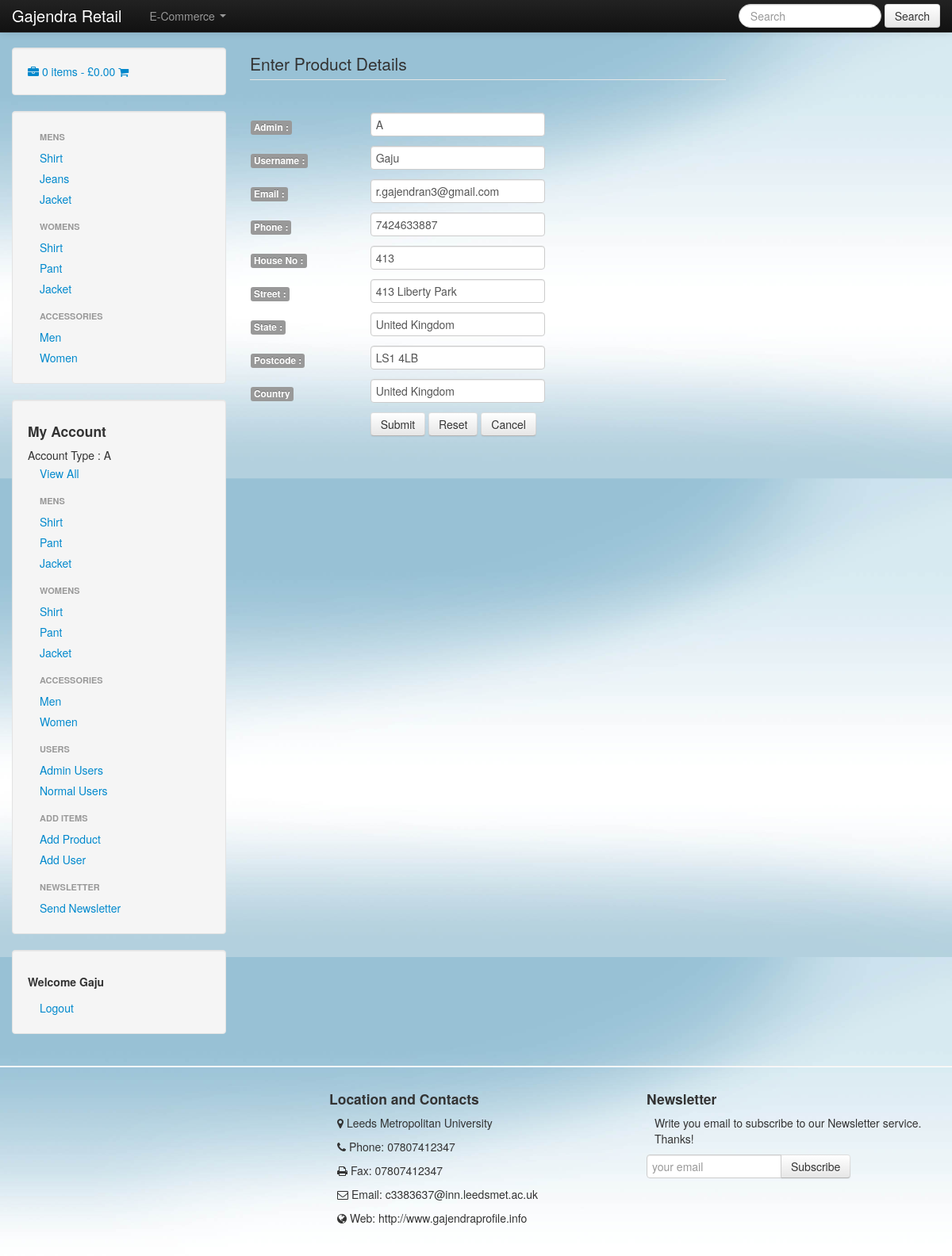
Page /myaccount.php?useramend=a&&userid=1 (signed in) on the committed database.
### tables this page shows
CREATE TABLE IF NOT EXISTS `users` (
  `id` int(11) NOT NULL AUTO_INCREMENT,
  `admin` char(1) NOT NULL,
  `username` varchar(255) NOT NULL,
  `password` varchar(300) NOT NULL,
  `question` varchar(500) NOT NULL,
  `answer` varchar(500) NOT NULL,
  `email` varchar(255) NOT NULL,
  `phone` varchar(255) NOT NULL,
  `house_no` varchar(255) NOT NULL,
  `street` varchar(255) NOT NULL,
  `state` varchar(255) NOT NULL,
  `postcode` varchar(255) NOT NULL,
  `country` varchar(255) NOT NULL,
  PRIMARY KEY (`id`),
  UNIQUE KEY `username` (`username`)
);

### account/amenduser.php (the view, shortened to what this page needs)
<?php
if(isset($_GET['userid']))
{
include 'template/connection.php';
$id = $_GET['userid'];
$query = "SELECT * FROM users WHERE id = '$id'";
$result = mysqli_query($connection, $query);
while($row = mysqli_fetch_assoc($result))
{
	$id = $row['id'];
	$admin = $row['admin'];
	$username = $row['username'];
	$email = $row['email'];
	$phone = $row['phone'];
	$house = $row['house_no'];
	$street = $row['street'];
	$state = $row['state'];
	$postcode = $row['postcode'];
	$country = $row['country'];
}
}
?>
<form action="account/updateuser.php" method="post">
	<fieldset class="amendp">
		<legend>
			Enter Product Details
		</legend>
		<table style="width:600px;" id="a_table">
			<input type="hidden" name="id" value="<?php echo $id ?>" class="input"/><br/>
		<tr>
			<td><label class="label">Admin :</label></td>
			<td><input type="text" name="admin" value="<?php echo $admin ?>" class="input"/><br/></td>
		</tr>
		<tr>
			<td><label class="label">Username :</label></td>
			<td><input type="text" name="username" value="<?php echo $username ?>" class="input"/><br/></td>
		</tr>
		<tr>
			<td><label class="label">Email :</label></td>
			<td><input type="text" name="email" value="<?php echo $email ?>" class="input"/><br/></td>
		</tr>
		<tr>
			<td><label class="label">Phone :</label></td>
			<td><input type="text" name="phone" value="<?php echo $phone ?>" class="input"/><br/></td>
		</tr>
		<tr>
			<td><label class="label">House No :</label></td>
			<td><input type="text" name="house" value="<?php echo $house ?>" class="input"/><br/></td>
		</tr>
		<tr>
			<td><label class="label">Street :</label></td>
			<td><input type="text" name="street" value="<?php echo $street ?>" class="input"/><br/></td>
		</tr>
		<tr>
			<td><label class="label">State :</label></td>
			<td><input type="text" name="state" value="<?php echo $state ?>" class="input"/><br/></td>
		</tr>
		<tr>
			<td><label class="label">Postcode :</label></td>
			<td><input type="text" name="postcode" value="<?php echo $postcode ?>" class="input"/><br/></td>
		</tr>
		<tr>
			<td><label class="label">Country</label></td>
			<td><input type="text" name="country" value="<?php echo $country ?>" class="input"/><br/></td>
		</tr>
		<tr>
			<td></td>
			<td>
				<input type="submit" name="submit" class="btn"/>
				<input type="reset" name="clear" class="btn"/>
				<a href="myaccount.php?user=<?php echo $admin?>" class="btn">Cancel</a>
			</td>
		</tr>
		</table>
	</fieldset>
</form>

### css/style.css (style rules this page uses)
body { padding-bottom: 40px; padding-top: 60px; background: url('../images/bg5.jpg'); background-size:100%; background-attachment:fixed; }
table { margin:auto; }
td { margin-left:30px; background-color:white; }
.amendp td { background-color:inherit; }
.amendp td label { color:white; }

### css/product.css (style rules this page uses)
tr, td { border:solid 1px #4D4D4D; }
table { padding:0px; margin-top:-75px; }
fieldset { width:250px; height:auto; }
.amendp td, .amendp tr { border:0px; }
#a_table { margin-top:0px; }

### rows in the picture
users: admin "A", username "Gaju", email "r.gajendran3@gmail.com", phone "7424633887", house "413", street "413 Liberty Park", state "United Kingdom", postcode "LS1 4LB", country "United Kingdom"

### other values in the picture
$all "0"
$amt "0.00"
$_SESSION['acctype'] "A"
$_SESSION['username'] "Gaju"
